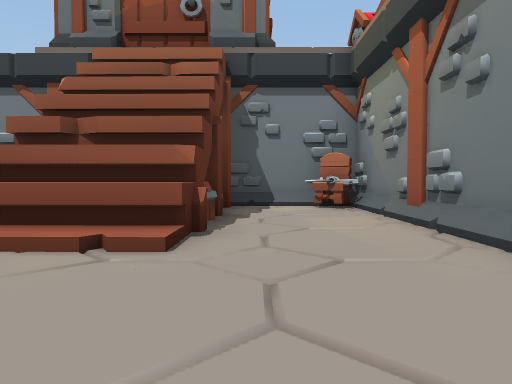
View 1 (above)

17 first-person views from a walk through a scene from a Unity 3-D project. The camera is 0.68 m above the floor, tilts 2° down and sees 70° across. The floor is counted in squares, 1 m on a side. Each view is taken from the middle of a square. On the plan, view 1 faces up. The plan holds only what a view shows up to about 11 squares ahead; the rest is blank. The place goes on beyond the plan. Some surface patterns are stand-ins.

View 2
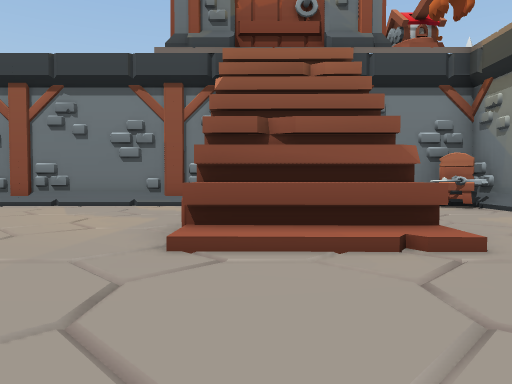

View 3
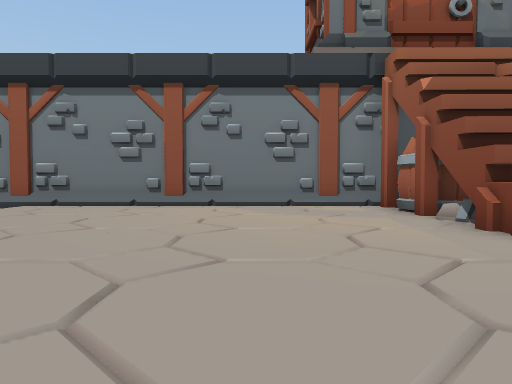

View 4
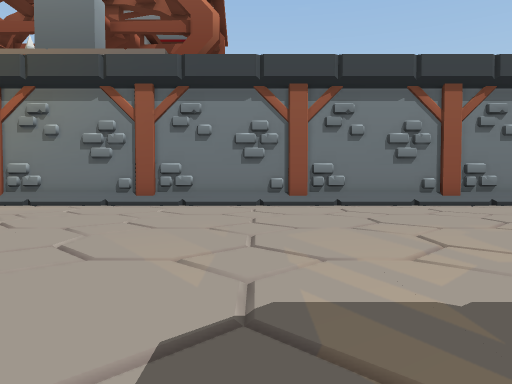

View 5
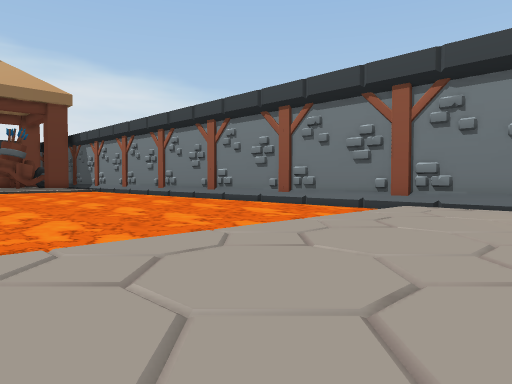

View 6
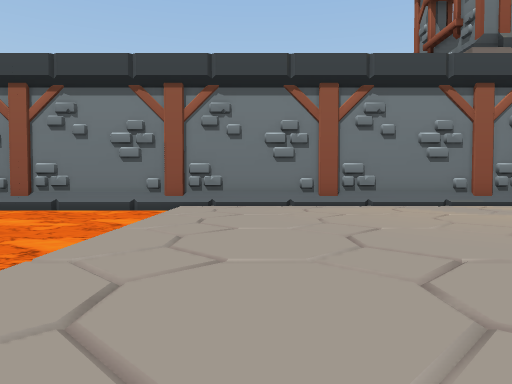

View 7
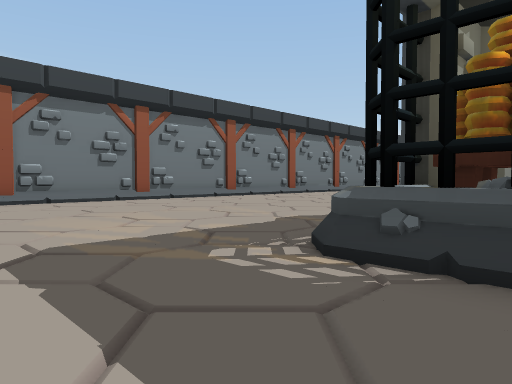

View 8
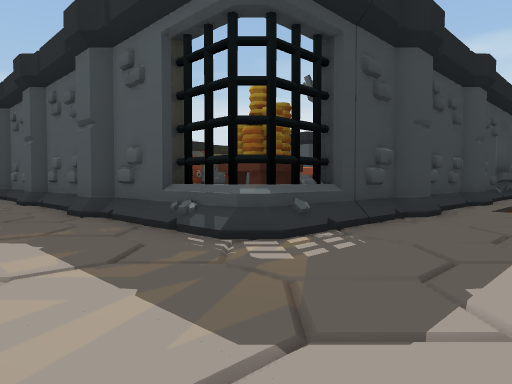

View 9
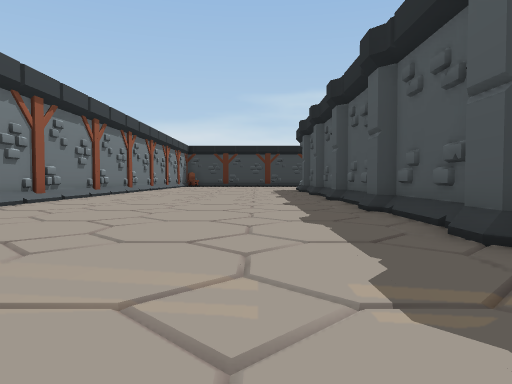

View 10
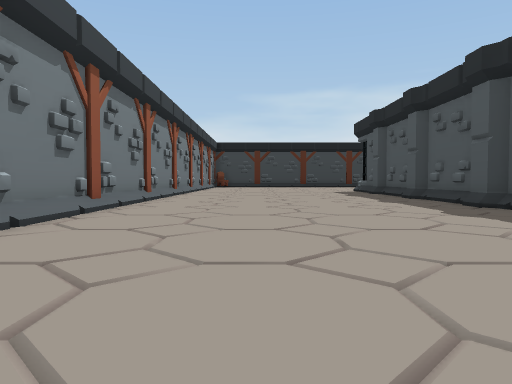

View 11
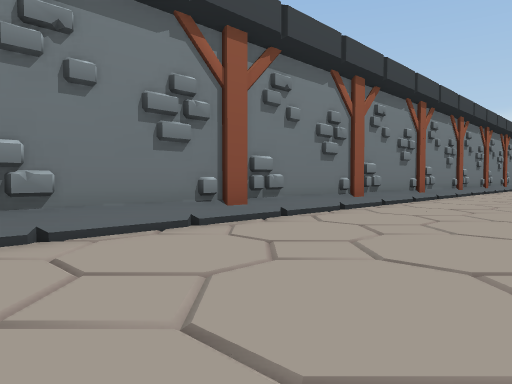

View 12
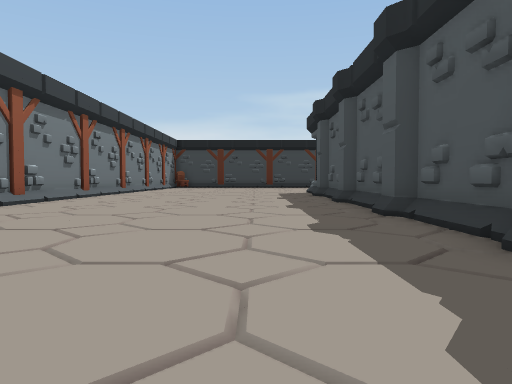

View 13
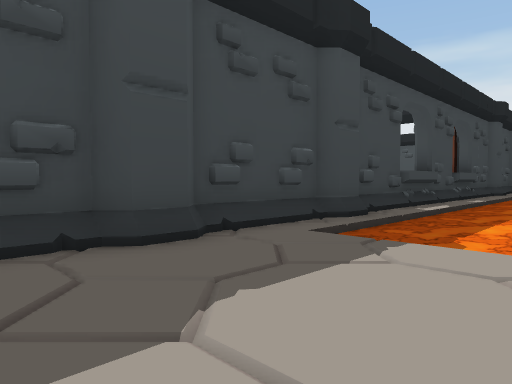

View 14
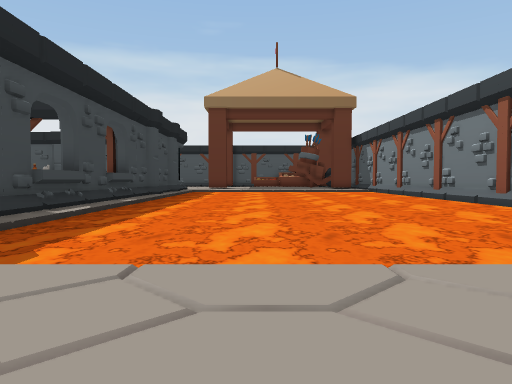

View 15
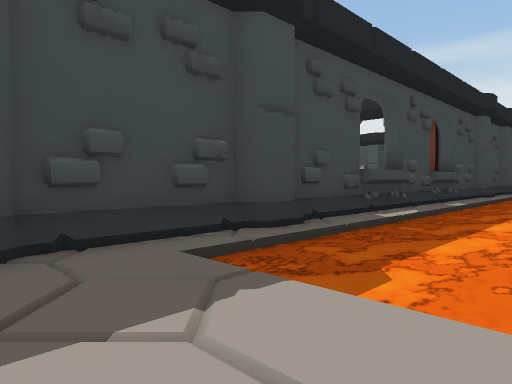

View 16
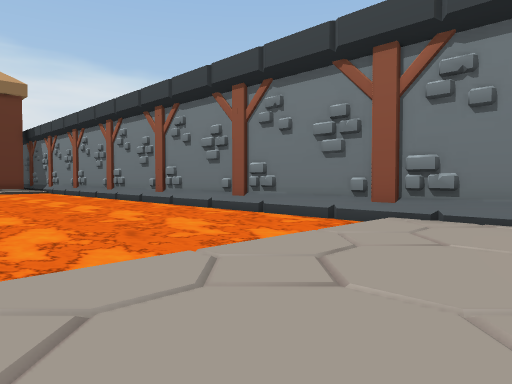

View 17
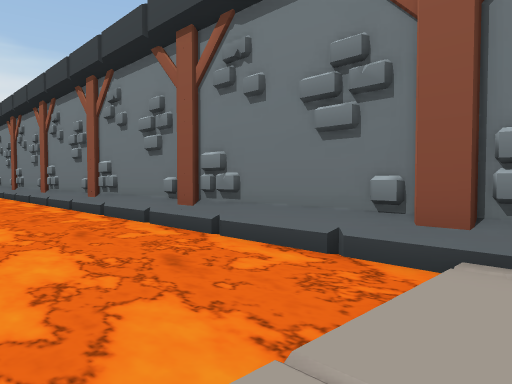

### Floor plan
Key: @ floor where view 1 was taken; # wall or solid block; . floor; = window, fence, low wall or low ledge; ≈ lava the walk keeps out of; ^ raised ledge; C chair; P pillar; O other object.
Columns run from 21 left of view 1 to 3 right of it. Each row starts with its distance up from view 1.
 10 #########################
  9 ≈≈≈≈≈≈≈≈≈........#  #..C#
  8 ≈≈≈≈≈≈≈≈≈........#  #..O#
  7 ≈≈≈≈≈≈≈≈≈........####...#
  6 ≈≈≈≈≈≈≈≈≈........####...#
  5 ≈≈≈≈≈≈≈≈≈........####...#
  4 ≈≈≈≈≈≈≈≈≈.........^^^...#
  3 ≈≈≈≈≈≈≈≈≈...............#
  2 ≈≈≈≈≈≈≈≈≈...............#
  1 ≈≈≈≈≈≈≈≈≈...............#
  0 ≈≈≈≈≈≈≈≈≈............@..#
 -1 ≈≈≈≈≈≈≈≈≈...............#
 -2 ≈≈≈≈≈≈≈≈≈...............#
 -3 #######P###P##^.........#
 -4       PPPPP  O=.........#
 -5               #.........#
 -6               P.........#
 -7              P#.........#
 -8               #.........#
 -9               #.........#
-10               P.........#
-11              P#.........#
-12               #.........#
-13               #.........#
-14               P.........#
-15              P#.........#
-16              P#.........#
-17               #.........#
-18               P.........#
-19               #.........#

Positions as (right, up) in squares from view 1, and headings:
1: (0, 0), facing up
2: (-3, 0), facing up
3: (-7, 0), facing up
4: (-7, -1), facing right
5: (-9, 0), facing up-left
6: (-11, 0), facing up
7: (-9, 0), facing down-right
8: (-4, 0), facing down-left
9: (-4, -3), facing down
10: (-1, -6), facing down
11: (-2, -6), facing down-right
12: (-4, -8), facing down
13: (-9, 1), facing down-left
14: (-10, 2), facing left
15: (-11, 1), facing down-left
16: (-10, 3), facing up-left
17: (-12, 6), facing up-left
